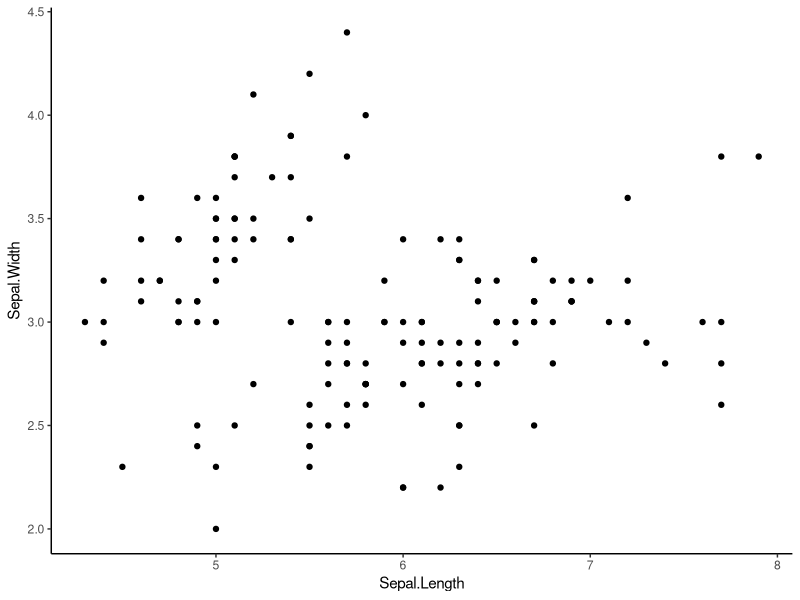
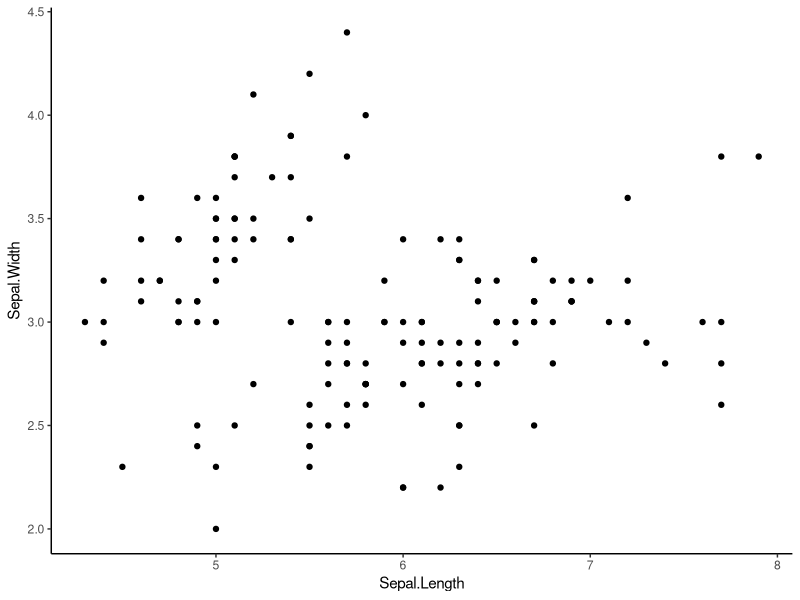
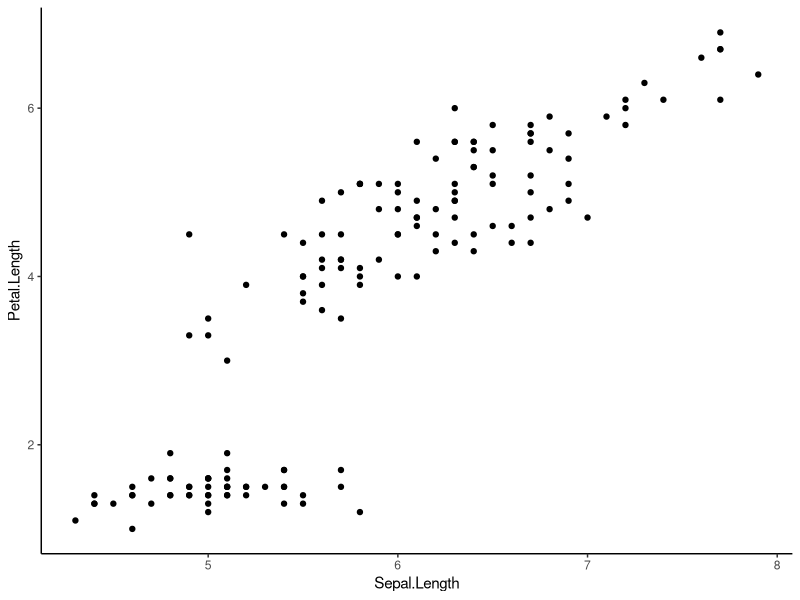

Recreate these plots in R, in order.
## ---- chunk 1
Add <- function(value1, value2) {
    output <- value1 + value2
    return(output)
}

Add(1, 2) # should be 
## ---- chunk 2
# Build up function without `::` to check that it works
library(ggplot2)
gg_scatterplot <- function(data, x, y) {
    scatter_plot <- ggplot(data, aes_string(x, y)) +
        geom_point() +
        theme_bw() +
        theme(panel.border = element_blank(),
              panel.grid = element_blank(),
              axis.line.x = element_line(colour = 'black'),
              axis.line.y = element_line(colour = 'black')
              )
    return(scatter_plot)
}

gg_scatterplot(iris, 'Sepal.Length', 'Sepal.Width')

# It works! Now switch to using `::`
gg_scatterplot <- function(data, x, y) {
    scatter_plot <- ggplot2::ggplot(data, ggplot2::aes_string(x, y)) +
        ggplot2::geom_point() +
        ggplot2::theme_bw() +
        ggplot2::theme(panel.border = ggplot2::element_blank(),
              panel.grid = ggplot2::element_blank(),
              axis.line.x = ggplot2::element_line(colour = 'black'),
              axis.line.y = ggplot2::element_line(colour = 'black')
              )
    return(scatter_plot)
}

gg_scatterplot(iris, 'Sepal.Length', 'Sepal.Width')
gg_scatterplot(iris, 'Sepal.Length', 'Petal.Length')
## ---- chunk 3
# Using if else conditions
anova_results <- function(data, factor_var, cont_var, tidied = TRUE) {
    Y <- factor(data[[factor_var]])
    x <- as.numeric(data[[cont_var]])
    if (tidied) {
        model <- broom::tidy(aov(x ~ Y))
    } else {
        model <- aov(x ~ Y)
    }
    return(model)
}

anova_results(iris, 'Species', 'Sepal.Length')
anova_results(iris, 'Species', 'Petal.Length')
anova_results(iris, 'Species', 'Petal.Length', tidied = FALSE)

# Tidied version allows you to easily access values for the anova results.
fit <- anova_results(iris, 'Species', 'Petal.Length',
              tidied = TRUE)
fit$p.value
fit$sumsq

# Compared to...:
fit1 <- anova_results(iris, 'Species', 'Petal.Length',
              tidied = FALSE)
fit1$p.value
## ---- chunk 4
# Simple example of using anonymous functions:
processing_data <- function(data, char_var, fun) {
    data$NewVar <- fun(data[[char_var]])
    return(data)
}

# Use the anonymous function as an argument for the `fun` parameter of the processing_data function.
processing_data(head(iris, 20), 'Species', function(x) {
    x <- gsub('setosa', 'Set', x)
    x <- as.factor(x)
    return(x)
})
